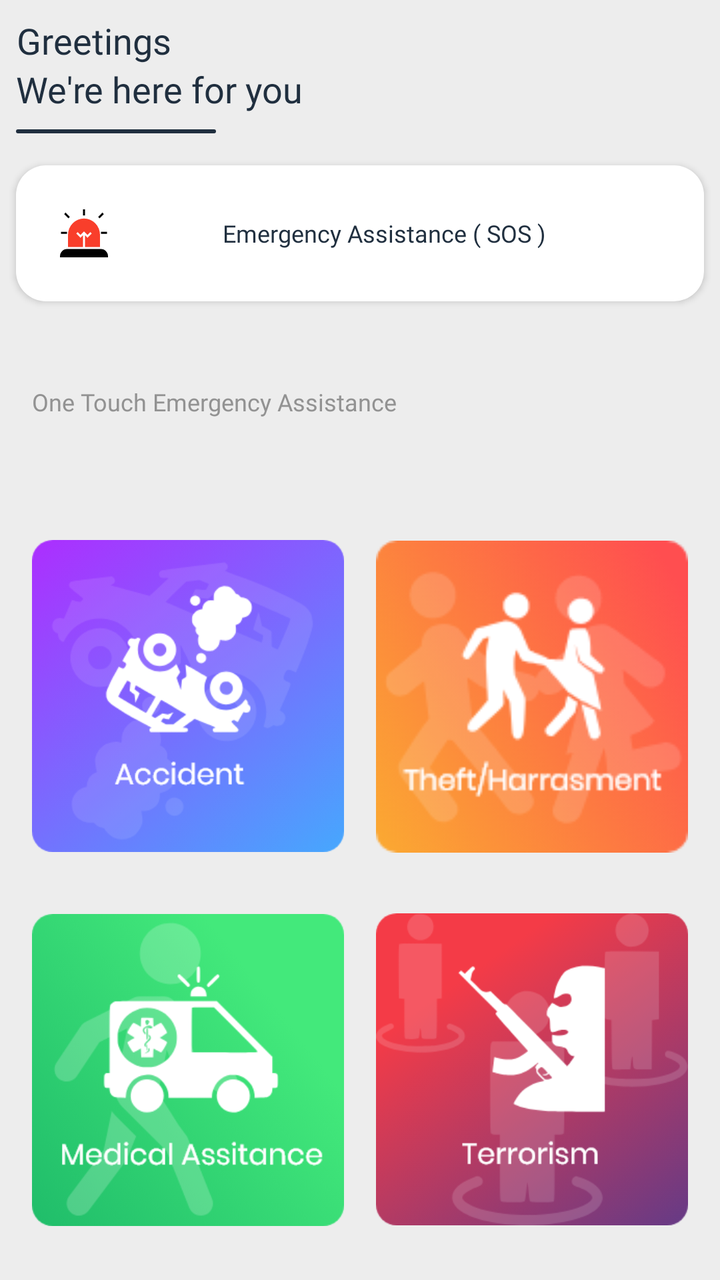
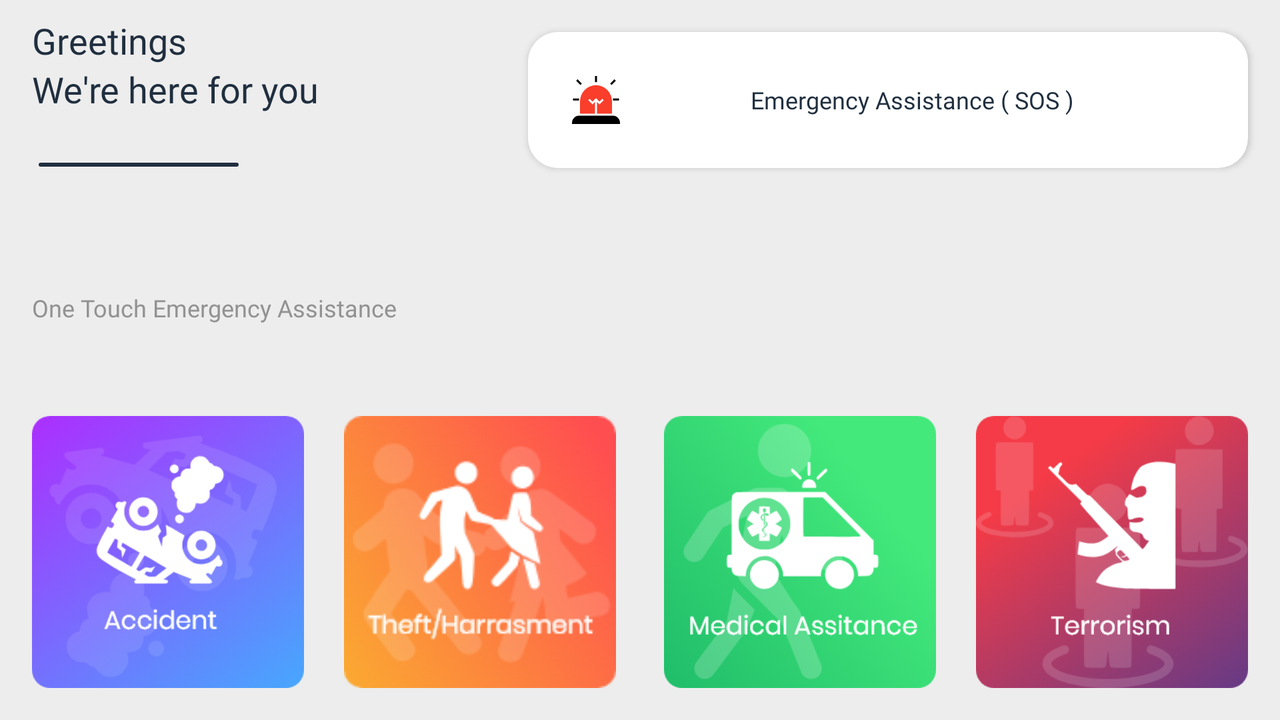

First picture: res/layout/ on a phone held upright. Second picture: the repository's own variant of that layout, on a device whose configuration matches the variant's folder. Source for both follows.
<!-- AndroidManifest.xml: application theme AppTheme -->
<!-- res/layout/fragment_dashboard.xml -->
<?xml version="1.0" encoding="utf-8"?>
<android.support.constraint.ConstraintLayout xmlns:android="http://schemas.android.com/apk/res/android"
    xmlns:app="http://schemas.android.com/apk/res-auto"
    xmlns:tools="http://schemas.android.com/tools"
    android:layout_width="match_parent"
    android:layout_height="match_parent"
    android:background="@color/background"
    tools:context=".Dashboard">

    

    <TextView
        android:id="@+id/name2"
        android:layout_width="wrap_content"
        android:layout_height="wrap_content"
        android:layout_marginStart="8dp"
        android:layout_marginLeft="8dp"
        android:layout_marginTop="8dp"
        android:layout_marginEnd="8dp"
        android:layout_marginRight="8dp"
        android:gravity="center_vertical|center_horizontal"
        android:text="@string/greetings_username"
        android:textColor="@color/fontColorPrimary"
        android:textSize="18sp"
        app:fontFamily="@font/poppins_medium"
        app:layout_constraintEnd_toEndOf="parent"
        app:layout_constraintHorizontal_bias="0.0"
        app:layout_constraintStart_toStartOf="parent"
        app:layout_constraintTop_toTopOf="parent" />

    <TextView
        android:id="@+id/name"
        android:layout_width="wrap_content"
        android:layout_height="wrap_content"
        android:layout_marginStart="8dp"
        android:layout_marginLeft="8dp"
        android:layout_marginEnd="8dp"
        android:layout_marginRight="8dp"
        android:gravity="center_vertical|center_horizontal"
        android:text="@string/we_re_here_for_you"
        android:textColor="@color/fontColorPrimary"
        android:textSize="18sp"
        app:fontFamily="@font/poppins_medium"
        app:layout_constraintEnd_toEndOf="parent"
        app:layout_constraintHorizontal_bias="0.0"
        app:layout_constraintStart_toStartOf="parent"
        app:layout_constraintTop_toBottomOf="@+id/name2" />

    <ImageView
        android:id="@+id/line"
        android:layout_width="100dp"
        android:layout_height="2dp"
        android:layout_marginStart="8dp"
        android:layout_marginLeft="8dp"
        android:layout_marginTop="8dp"
        android:layout_marginEnd="8dp"
        android:layout_marginRight="8dp"
        android:contentDescription="@string/todo"
        android:src="@drawable/line"
        app:layout_constraintEnd_toEndOf="parent"
        app:layout_constraintHorizontal_bias="0.0"
        app:layout_constraintStart_toStartOf="parent"
        app:layout_constraintTop_toBottomOf="@+id/name" />

    <Button
        android:id="@+id/sosButton"
        android:layout_width="0dp"
        android:layout_height="wrap_content"
        android:layout_marginStart="8dp"
        android:layout_marginLeft="16dp"
        android:layout_marginTop="16dp"
        android:layout_marginEnd="8dp"
        android:layout_marginRight="16dp"
        android:background="@drawable/btn_main_background"
        android:drawableStart="@drawable/ic_icon"
        android:drawableEnd="@drawable/vector_goto"
        android:text="@string/emergency_assistance_sos"
        android:textAllCaps="false"
        android:textColor="@color/fontColorPrimary"
        android:textSize="12sp"
        app:fontFamily="@font/poppins_medium"
        app:layout_constraintEnd_toEndOf="parent"
        app:layout_constraintHorizontal_bias="1.0"
        app:layout_constraintStart_toStartOf="parent"
        app:layout_constraintTop_toBottomOf="@+id/line"
        tools:targetApi="jelly_bean"
        android:drawableRight="@drawable/vector_goto"
        android:drawableLeft="@drawable/ic_icon" />

    <TextView
        android:id="@+id/name3"
        android:layout_width="0dp"
        android:layout_height="0dp"
        android:layout_marginStart="16dp"
        android:layout_marginLeft="16dp"
        android:layout_marginTop="16dp"
        android:layout_marginEnd="16dp"
        android:layout_marginRight="16dp"
        android:layout_marginBottom="8dp"
        android:gravity="center_vertical|start"
        android:text="@string/one_touch_emergency_assistance"
        android:textColor="@color/fontColorSecondary"
        android:textSize="12sp"
        app:fontFamily="@font/poppins_medium"
        app:layout_constraintBottom_toTopOf="@+id/guideline13"
        app:layout_constraintEnd_toEndOf="parent"
        app:layout_constraintHorizontal_bias="0.0"
        app:layout_constraintStart_toStartOf="parent"
        app:layout_constraintTop_toBottomOf="@+id/sosButton" />

    <android.support.constraint.Guideline
        android:id="@+id/guideline13"
        android:layout_width="0dp"
        android:layout_height="0dp"
        android:orientation="horizontal"
        app:layout_constraintGuide_percent="0.38" />

    <android.support.constraint.Guideline
        android:id="@+id/guideline12"
        android:layout_width="wrap_content"
        android:layout_height="wrap_content"
        android:orientation="vertical"
        app:layout_constraintGuide_percent="0.5" />

    <Button
        android:id="@+id/btn_accdnt"
        android:layout_width="0dp"
        android:layout_height="0dp"
        android:layout_marginStart="16dp"
        android:layout_marginLeft="16dp"
        android:layout_marginTop="8dp"
        android:layout_marginEnd="8dp"
        android:layout_marginRight="8dp"
        android:layout_marginBottom="8dp"
        android:background="@drawable/accident"
        android:elevation="7sp"
        app:layout_constraintBottom_toTopOf="@+id/btn_medical"
        app:layout_constraintDimensionRatio="1:1"
        app:layout_constraintEnd_toStartOf="@+id/guideline12"
        app:layout_constraintStart_toStartOf="parent"
        app:layout_constraintTop_toTopOf="@+id/guideline13" />

    <Button
        android:id="@+id/btn_theft"
        android:layout_width="0dp"
        android:layout_height="0dp"
        android:layout_marginStart="8dp"
        android:layout_marginLeft="8dp"
        android:layout_marginTop="8dp"
        android:layout_marginEnd="16dp"
        android:layout_marginRight="16dp"
        android:layout_marginBottom="7dp"
        android:background="@drawable/theft_harrasment"
        android:elevation="4sp"
        app:layout_constraintBottom_toTopOf="@+id/btn_terrorism"
        app:layout_constraintDimensionRatio="1:1"
        app:layout_constraintEnd_toEndOf="parent"
        app:layout_constraintStart_toStartOf="@+id/guideline12"
        app:layout_constraintTop_toTopOf="@+id/guideline13" />

    <Button
        android:id="@+id/btn_medical"
        android:layout_width="0dp"
        android:layout_height="0dp"
        android:layout_marginStart="16dp"
        android:layout_marginLeft="16dp"
        android:layout_marginTop="4dp"
        android:layout_marginEnd="8dp"
        android:layout_marginRight="8dp"
        android:layout_marginBottom="8dp"
        android:elevation="7sp"
        android:background="@drawable/medical_emergency"
        app:layout_constraintBottom_toBottomOf="parent"
        app:layout_constraintDimensionRatio="1:1"
        app:layout_constraintEnd_toStartOf="@+id/guideline12"
        app:layout_constraintStart_toStartOf="parent"
        app:layout_constraintTop_toBottomOf="@+id/btn_accdnt" />

    <Button
        android:id="@+id/btn_terrorism"
        android:layout_width="0dp"
        android:layout_height="0dp"
        android:layout_marginStart="8dp"
        android:layout_marginLeft="8dp"
        android:layout_marginTop="4dp"
        android:layout_marginEnd="8dp"
        android:layout_marginRight="8dp"
        android:layout_marginBottom="8dp"
        android:elevation="7sp"
        android:background="@drawable/terrorism"
        app:layout_constraintBottom_toBottomOf="parent"
        app:layout_constraintDimensionRatio="1:1"
        app:layout_constraintEnd_toEndOf="parent"
        app:layout_constraintStart_toEndOf="@+id/btn_medical"
        app:layout_constraintTop_toBottomOf="@+id/btn_theft" />

</android.support.constraint.ConstraintLayout>
<!-- resources referenced by this layout -->
<resources>
  <color name="background">#EDEDED</color>
  <color name="fontColorPrimary">#202f3f</color>
  <color name="fontColorSecondary">#929292</color>
  <!-- drawable accident: png bitmap (drawable, 42065 bytes) -->
  <!-- drawable btn_main_background (drawable) -->
  <?xml version="1.0" encoding="utf-8"?>
  <selector xmlns:android="http://schemas.android.com/apk/res/android">
      <item>
          <shape
              xmlns:android="http://schemas.android.com/apk/res/android"
              android:shape="rectangle">
  
              <solid
                  android:color="#ffffff" />
  
              <padding
                  android:left="22dp"
                  android:top="22dp"
                  android:right="22dp"
                  android:bottom="22dp" />
  
              <corners
                  android:radius="15sp"
                  />
          </shape>
      </item>
  </selector>
  <!-- drawable ic_icon (drawable) -->
  <vector android:height="24dp" android:viewportHeight="25"
      android:viewportWidth="25.53" android:width="24dp" xmlns:android="http://schemas.android.com/apk/res/android">
      <path android:fillColor="#FF000000" android:pathData="M12.233,0h1.064v3.191h-1.064z"/>
      <path android:fillColor="#FF000000" android:pathData="M0.532,11.701h3.191v1.064h-3.191z"/>
      <path android:fillColor="#FF000000" android:pathData="M21.807,11.701h3.191v1.064h-3.191z"/>
      <path android:fillColor="#FF000000" android:pathData="M20.302,3.944l2.2564,-2.2564l0.7524,0.7524l-2.2564,2.2564z"/>
      <path android:fillColor="#FF000000" android:pathData="M2.219,2.439l0.7524,-0.7524l2.2564,2.2564l-0.7524,0.7524z"/>
      <path android:fillColor="#f93e2b" android:pathData="M4.255,19.639h7.978L12.233,13.517l-1.329,1.33L8.647,12.587l0.752,-0.752 1.5,1.5 1.861,-1.862 1.862,1.862 1.5,-1.5 0.752,0.752L14.626,14.847l-1.33,-1.33v6.122L21.275,19.639v-6.34a8.51,8.51 0,1 0,-17.02 0Z"/>
      <path android:fillColor="#FF000000" android:pathData="M21.764,20.702h-18A3.766,3.766 0,0 0,0 24.468v0.532L25.53,25v-0.532A3.766,3.766 0,0 0,21.764 20.702Z"/>
  </vector>
  <!-- drawable line (drawable) -->
  <?xml version="1.0" encoding="utf-8"?>
  <selector xmlns:android="http://schemas.android.com/apk/res/android">
      <item>
          <shape
              xmlns:android="http://schemas.android.com/apk/res/android"
              android:shape="rectangle">
  
              <solid
                  android:color="@color/fontColorPrimary" />
  
              <padding
                  android:left="20dp"
                  android:top="5dp"
                  android:right="20dp"
                  android:bottom="5dp" />
  
              <corners
                  android:radius="250sp"
                  />
          </shape>
      </item>
  </selector>
  <!-- drawable medical_emergency: png bitmap (drawable, 49164 bytes) -->
  <!-- drawable terrorism: png bitmap (drawable, 40211 bytes) -->
  <!-- drawable theft_harrasment: png bitmap (drawable, 17230 bytes) -->
  <string name="emergency_assistance_sos">Emergency Assistance ( SOS )</string>
  <string name="greetings_username">Greetings</string>
  <string name="one_touch_emergency_assistance">One Touch Emergency Assistance</string>
  <string name="todo">TODO</string>
  <string name="we_re_here_for_you">We\'re here for you</string>
  <style name="AppTheme" parent="Theme.AppCompat.Light.NoActionBar">
          
          <item name="colorPrimary">@color/colorPrimary</item>
          <item name="colorPrimaryDark">@color/colorPrimaryDark</item>
          <item name="colorAccent">@color/colorAccent</item>
          <item name="android:windowLightStatusBar">true</item>
          <item name="android:statusBarColor">@color/background</item>
      </style>
  <color name="colorPrimary">#4dd47b</color>
  <color name="colorPrimaryDark">#4dd47b</color>
  <color name="colorAccent">#4dd47b</color>
</resources>
<!-- res/layout-land/fragment_dashboard.xml (the repository's variant of the layout above) -->
<!-- drawn on the phone turned sideways -->
<?xml version="1.0" encoding="utf-8"?>
<android.support.constraint.ConstraintLayout xmlns:android="http://schemas.android.com/apk/res/android"
    xmlns:app="http://schemas.android.com/apk/res-auto"
    xmlns:tools="http://schemas.android.com/tools"
    android:layout_width="match_parent"
    android:layout_height="match_parent"
    android:background="@color/background"
    tools:context=".Dashboard">

    

    <TextView
        android:id="@+id/name2"
        android:layout_width="0dp"
        android:layout_height="wrap_content"
        android:layout_marginStart="16dp"
        android:layout_marginLeft="16dp"
        android:layout_marginTop="8dp"
        android:layout_marginEnd="8dp"
        android:layout_marginRight="8dp"
        android:gravity="center_vertical"
        android:text="@string/greetings_username"
        android:textColor="@color/fontColorPrimary"
        android:textSize="18sp"
        app:fontFamily="@font/poppins_medium"
        app:layout_constraintEnd_toStartOf="@+id/guideline12"
        app:layout_constraintStart_toStartOf="parent"
        app:layout_constraintTop_toTopOf="parent" />

    <TextView
        android:id="@+id/name"
        android:layout_width="0dp"
        android:layout_height="wrap_content"
        android:layout_marginStart="16dp"
        android:layout_marginLeft="16dp"
        android:layout_marginEnd="8dp"
        android:layout_marginRight="8dp"
        android:gravity="center_vertical"
        android:text="@string/we_re_here_for_you"
        android:textColor="@color/fontColorPrimary"
        android:textSize="18sp"
        app:fontFamily="@font/poppins_medium"
        app:layout_constraintEnd_toStartOf="@+id/guideline12"
        app:layout_constraintStart_toStartOf="parent"
        app:layout_constraintTop_toBottomOf="@+id/name2" />

    <ImageView
        android:id="@+id/line"
        android:layout_width="100dp"
        android:layout_height="2dp"
        android:layout_marginStart="8dp"
        android:layout_marginLeft="8dp"
        android:layout_marginTop="8dp"
        android:layout_marginEnd="8dp"
        android:layout_marginRight="8dp"
        android:layout_marginBottom="16dp"
        android:contentDescription="@string/todo"
        android:src="@drawable/line"
        app:layout_constraintBottom_toTopOf="@+id/name3"
        app:layout_constraintEnd_toStartOf="@+id/guideline12"
        app:layout_constraintHorizontal_bias="0.08"
        app:layout_constraintStart_toStartOf="parent"
        app:layout_constraintTop_toBottomOf="@+id/name" />

    <Button
        android:id="@+id/sosButton"
        android:layout_width="0dp"
        android:layout_height="wrap_content"
        android:layout_marginStart="8dp"
        android:layout_marginLeft="8dp"
        android:layout_marginTop="16dp"
        android:layout_marginEnd="16dp"
        android:layout_marginRight="16dp"
        android:layout_marginBottom="16dp"
        android:background="@drawable/btn_main_background"
        android:drawableStart="@drawable/ic_icon"
        android:drawableEnd="@drawable/vector_goto"
        android:text="@string/emergency_assistance_sos"
        android:textAllCaps="false"
        android:textColor="@color/fontColorPrimary"
        android:textSize="12sp"
        app:fontFamily="@font/poppins_medium"
        app:layout_constraintBottom_toTopOf="@+id/name3"
        app:layout_constraintEnd_toEndOf="parent"
        app:layout_constraintStart_toStartOf="@+id/guideline12"
        app:layout_constraintTop_toTopOf="parent"
        tools:targetApi="jelly_bean" />

    <TextView
        android:id="@+id/name3"
        android:layout_width="0dp"
        android:layout_height="0dp"
        android:layout_marginStart="16dp"
        android:layout_marginLeft="16dp"
        android:layout_marginTop="16dp"
        android:layout_marginEnd="8dp"
        android:layout_marginRight="8dp"
        android:layout_marginBottom="16dp"
        android:gravity="center_vertical|start"
        android:text="@string/one_touch_emergency_assistance"
        android:textColor="@color/fontColorSecondary"
        android:textSize="12sp"
        app:fontFamily="@font/poppins_medium"
        app:layout_constraintBottom_toTopOf="@+id/btn_accdnt"
        app:layout_constraintEnd_toEndOf="parent"
        app:layout_constraintHorizontal_bias="0.0"
        app:layout_constraintStart_toStartOf="parent"
        app:layout_constraintTop_toBottomOf="@+id/sosButton"
        app:layout_constraintVertical_bias="1.0" />

    <android.support.constraint.Guideline
        android:id="@+id/guideline12"
        android:layout_width="wrap_content"
        android:layout_height="wrap_content"
        android:orientation="vertical"
        app:layout_constraintGuide_percent="0.4" />

    <Button
        android:id="@+id/btn_accdnt"
        android:layout_width="0dp"
        android:layout_height="0dp"
        android:layout_marginStart="16dp"
        android:layout_marginLeft="16dp"
        android:layout_marginEnd="8dp"
        android:layout_marginRight="8dp"
        android:layout_marginBottom="16dp"
        android:background="@drawable/accident"
        android:elevation="7sp"
        app:layout_constraintBottom_toBottomOf="parent"
        app:layout_constraintDimensionRatio="1:1"
        app:layout_constraintEnd_toStartOf="@+id/guideline14"
        app:layout_constraintStart_toStartOf="parent" />

    <Button
        android:id="@+id/btn_theft"
        android:layout_width="0dp"
        android:layout_height="0dp"
        android:layout_marginStart="8dp"
        android:layout_marginLeft="8dp"
        android:layout_marginTop="16dp"
        android:layout_marginEnd="8dp"
        android:layout_marginRight="8dp"
        android:layout_marginBottom="16dp"
        android:background="@drawable/theft_harrasment"
        android:elevation="4sp"
        app:layout_constraintBottom_toBottomOf="parent"
        app:layout_constraintDimensionRatio="1:1"
        app:layout_constraintEnd_toStartOf="@+id/guideline16"
        app:layout_constraintStart_toStartOf="@+id/guideline14"
        app:layout_constraintTop_toBottomOf="@+id/name3" />

    <Button
        android:id="@+id/btn_medical"
        android:layout_width="0dp"
        android:layout_height="0dp"
        android:layout_marginStart="8dp"
        android:layout_marginLeft="8dp"
        android:layout_marginTop="16dp"
        android:layout_marginEnd="8dp"
        android:layout_marginRight="8dp"
        android:layout_marginBottom="16dp"
        android:background="@drawable/medical_emergency"
        android:elevation="7sp"
        app:layout_constraintBottom_toBottomOf="parent"
        app:layout_constraintDimensionRatio="1:1"
        app:layout_constraintEnd_toStartOf="@+id/guideline15"
        app:layout_constraintStart_toStartOf="@+id/guideline16"
        app:layout_constraintTop_toBottomOf="@+id/name3" />

    <Button
        android:id="@+id/btn_terrorism"
        android:layout_width="0dp"
        android:layout_height="0dp"
        android:layout_marginStart="8dp"
        android:layout_marginLeft="8dp"
        android:layout_marginTop="8dp"
        android:layout_marginEnd="16dp"
        android:layout_marginRight="16dp"
        android:layout_marginBottom="8dp"
        android:background="@drawable/terrorism"
        android:elevation="7sp"
        app:layout_constraintBottom_toBottomOf="parent"
        app:layout_constraintDimensionRatio="1:1"
        app:layout_constraintEnd_toEndOf="parent"
        app:layout_constraintHorizontal_bias="0.0"
        app:layout_constraintStart_toStartOf="@+id/guideline15"
        app:layout_constraintTop_toBottomOf="@+id/name3" />

    <android.support.constraint.Guideline
        android:id="@+id/guideline14"
        android:layout_width="wrap_content"
        android:layout_height="wrap_content"
        android:orientation="vertical"
        app:layout_constraintGuide_percent="0.25" />

    <android.support.constraint.Guideline
        android:id="@+id/guideline16"
        android:layout_width="wrap_content"
        android:layout_height="wrap_content"
        android:orientation="vertical"
        app:layout_constraintGuide_percent="0.5" />

    <android.support.constraint.Guideline
        android:id="@+id/guideline15"
        android:layout_width="wrap_content"
        android:layout_height="wrap_content"
        android:orientation="vertical"
        app:layout_constraintGuide_percent="0.75" />

</android.support.constraint.ConstraintLayout>
